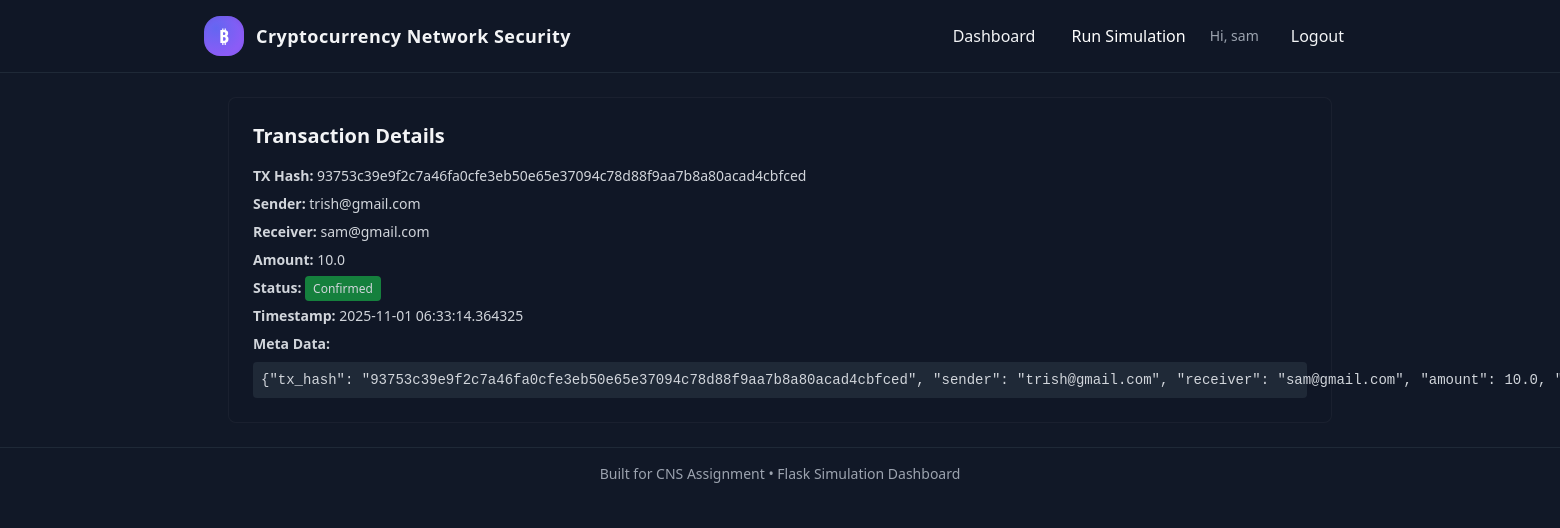
Page /tx/1 (signed in) on the committed database.
### models.py (models this page shows, shortened)
class User(UserMixin, db.Model):
    id = db.Column(db.Integer, primary_key=True)
    name = db.Column(db.String(120), nullable=False)
    email = db.Column(db.String(120), unique=True, nullable=False)
    password_hash = db.Column(db.String(256), nullable=False)
    created_at = db.Column(db.DateTime, default=datetime.utcnow)
    stake = db.Column(db.Float, default=0.0)

class Transaction(db.Model):
    id = db.Column(db.Integer, primary_key=True)
    tx_hash = db.Column(db.String(128), unique=True, nullable=False)
    sender = db.Column(db.String(120), nullable=False)
    receiver = db.Column(db.String(120), nullable=False)
    amount = db.Column(db.Float, nullable=False)
    timestamp = db.Column(db.DateTime, default=datetime.utcnow)
    confirmed = db.Column(db.Boolean, default=False)
    meta = db.Column(db.Text, default='{}')

### routes.py (the view)
@app.route('/tx/<int:tx_id>')
@login_required
def view_tx(tx_id):
    tx = Transaction.query.get_or_404(tx_id)
    return render_template('transaction.html', tx=tx)

### routes.py (called while the page is built)
@login_manager.user_loader
def load_user(user_id):
    return User.query.get(int(user_id))

### templates/transaction.html (shortened to what this page needs)
{% extends 'base.html' %}
{% block content %}
<div class="card p-6 rounded-lg">
  <h2 class="text-xl font-semibold mb-4">Transaction Details</h2>
  <div class="text-sm text-gray-300 space-y-2">
    <div><strong>TX Hash:</strong> {{ tx.tx_hash }}</div>
    <div><strong>Sender:</strong> {{ tx.sender }}</div>
    <div><strong>Receiver:</strong> {{ tx.receiver }}</div>
    <div><strong>Amount:</strong> {{ tx.amount }}</div>
    <div><strong>Status:</strong>
      {% if tx.confirmed %}
      <span class="bg-green-700 px-2 py-1 rounded text-xs">Confirmed</span>
      {% else %}
      <span class="bg-yellow-700 px-2 py-1 rounded text-xs">Pending</span>
      {% endif %}
    </div>
    <div><strong>Timestamp:</strong> {{ tx.timestamp }}</div>
    <div><strong>Meta Data:</strong></div>
    <pre class="mono bg-gray-800 p-2 rounded">{{ tx.meta }}</pre>
  </div>
</div>
{% endblock %}

### templates/base.html (shortened to what this page needs)
<!doctype html>
<html lang="en">
  <head>
    <script src="https://cdn.tailwindcss.com"></script>
  </head>
  <body class="bg-gray-900 text-gray-100 min-h-screen">
    <nav class="p-4 border-b border-gray-800 backdrop-blur-md bg-gray-900/80">
      <div class="max-w-6xl mx-auto flex items-center justify-between">
        <a class="flex items-center gap-3" href="{{ url_for('index') }}">
          <div class="w-10 h-10 rounded-2xl logo-glow flex items-center justify-center font-bold text-lg text-white shadow-inner">₿</div>
          <div class="text-lg font-semibold tracking-wide">Cryptocurrency Network Security</div>
        </a>
        <div class="flex items-center gap-3">
          <a class="px-3 py-2 rounded nav-link" href="{{ url_for('dashboard') }}">Dashboard</a>
          <a class="px-3 py-2 rounded nav-link hover:bg-indigo-500 text-white" href="{{ url_for('index') }}">
            Run Simulation
          </a>
          {% if current_user.is_authenticated %}
            <span class="text-sm text-gray-400 mr-2">Hi, {{ current_user.name }}</span>
            <a class="px-3 py-2 rounded nav-link" href="{{ url_for('logout') }}">Logout</a>
          {% else %}
            <a class="px-3 py-2 rounded nav-link" href="{{ url_for('login') }}">Login</a>
            <a class="px-3 py-2 rounded nav-link" href="{{ url_for('register') }}">Register</a>
          {% endif %}
        </div>
      </div>
    </nav>
    <main class="max-w-6xl mx-auto p-6">
      {% block content %}{% endblock %}
    </main>
    <footer class="text-sm text-gray-400 p-4 border-t border-gray-800 text-center">
      Built for CNS Assignment • Flask Simulation Dashboard
    </footer>
  </body>
</html>

### templates/base.html (style rules this page uses)
.card { background-color: rgba(17,24,39,0.6); border: 1px solid rgba(255,255,255,0.04); }
.mono { font-family: ui-monospace, SFMono-Regular, Menlo, Monaco, "Roboto Mono", monospace; }
.logo-glow { background: radial-gradient(circle at 30% 30%, #6366f1 0%, #8b5cf6 70%); box-shadow: 0 0 20px rgba(99,102,241,0.5); }

### rows in the picture
User: name "sam"
Transaction: tx_hash "93753c39e9f2c7a46fa0cfe3eb50e65e37094c78d88f9aa7b8a80acad4cbfced", sender "trish@gmail.com", receiver "sam@gmail.com", amount "10.0", timestamp "2025-11-01 06:33:14.364325", meta "{\"tx_hash\": \"93753c39e9f2c7a46fa0cfe3eb50e65e37094c78d88f9aa7b8a80acad4cbfced\", \"sender\": \"trish@gmail.com\", \"receiver\": \"sam@gmail.com\", \"amount\": 10.0,…"
